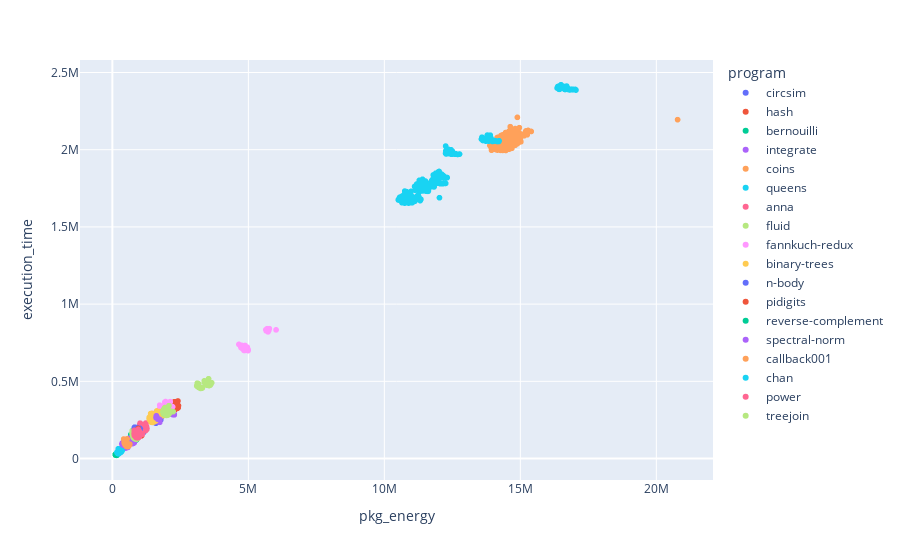

Notebook code cell kept with this figure:
### Code cell
x, y = 'pkg_energy', 'execution_time'

fig = px.scatter(df, x=x, y=y, color='program')
fig.show()

corr, pvalue = stats.spearmanr(df[x], df[y])
print(f'{corr:.4f} (p = {pvalue:.4f})')

### Figure 1 — Plotly figure (JSON) as saved in the notebook; plotly's stock layout.template omitted (floating-point values rounded to 4 significant figures; data arrays with more than 128 entries replaced by an {"elided": "..."} marker saying what was removed)
{"data": [{"hovertemplate": "program=circsim<br>pkg_energy=%{x}<br>execution_time=%{y}<extra></extra>", "legendgroup": "circsim", "marker": {"color": "#636efa", "symbol": "circle"}, "mode": "markers", "name": "circsim", "showlegend": true, "type": "scattergl", "x": {"elided": "1080 int values"}, "xaxis": "x", "y": {"elided": "1080 float values"}, "yaxis": "y"}, {"hovertemplate": "program=hash<br>pkg_energy=%{x}<br>execution_time=%{y}<extra></extra>", "legendgroup": "hash", "marker": {"color": "#EF553B", "symbol": "circle"}, "mode": "markers", "name": "hash", "showlegend": true, "type": "scattergl", "x": {"elided": "1080 int values"}, "xaxis": "x", "y": {"elided": "1080 float values"}, "yaxis": "y"}, {"hovertemplate": "program=bernouilli<br>pkg_energy=%{x}<br>execution_time=%{y}<extra></extra>", "legendgroup": "bernouilli", "marker": {"color": "#00cc96", "symbol": "circle"}, "mode": "markers", "name": "bernouilli", "showlegend": true, "type": "scattergl", "x": {"elided": "1080 int values"}, "xaxis": "x", "y": {"elided": "1080 float values"}, "yaxis": "y"}, {"hovertemplate": "program=integrate<br>pkg_energy=%{x}<br>execution_time=%{y}<extra></extra>", "legendgroup": "integrate", "marker": {"color": "#ab63fa", "symbol": "circle"}, "mode": "markers", "name": "integrate", "showlegend": true, "type": "scattergl", "x": {"elided": "1080 int values"}, "xaxis": "x", "y": {"elided": "1080 float values"}, "yaxis": "y"}, {"hovertemplate": "program=coins<br>pkg_energy=%{x}<br>execution_time=%{y}<extra></extra>", "legendgroup": "coins", "marker": {"color": "#FFA15A", "symbol": "circle"}, "mode": "markers", "name": "coins", "showlegend": true, "type": "scattergl", "x": {"elided": "1080 int values"}, "xaxis": "x", "y": {"elided": "1080 float values"}, "yaxis": "y"}, {"hovertemplate": "program=queens<br>pkg_energy=%{x}<br>execution_time=%{y}<extra></extra>", "legendgroup": "queens", "marker": {"color": "#19d3f3", "symbol": "circle"}, "mode": "markers", "name": "queens", "showlegend": true, "type": "scattergl", "x": {"elided": "1080 int values"}, "xaxis": "x", "y": {"elided": "1080 float values"}, "yaxis": "y"}, {"hovertemplate": "program=anna<br>pkg_energy=%{x}<br>execution_time=%{y}<extra></extra>", "legendgroup": "anna", "marker": {"color": "#FF6692", "symbol": "circle"}, "mode": "markers", "name": "anna", "showlegend": true, "type": "scattergl", "x": {"elided": "1080 int values"}, "xaxis": "x", "y": {"elided": "1080 float values"}, "yaxis": "y"}, {"hovertemplate": "program=fluid<br>pkg_energy=%{x}<br>execution_time=%{y}<extra></extra>", "legendgroup": "fluid", "marker": {"color": "#B6E880", "symbol": "circle"}, "mode": "markers", "name": "fluid", "showlegend": true, "type": "scattergl", "x": {"elided": "1080 int values"}, "xaxis": "x", "y": {"elided": "1080 float values"}, "yaxis": "y"}, {"hovertemplate": "program=fannkuch-redux<br>pkg_energy=%{x}<br>execution_time=%{y}<extra></extra>", "legendgroup": "fannkuch-redux", "marker": {"color": "#FF97FF", "symbol": "circle"}, "mode": "markers", "name": "fannkuch-redux", "showlegend": true, "type": "scattergl", "x": {"elided": "1080 int values"}, "xaxis": "x", "y": {"elided": "1080 float values"}, "yaxis": "y"}, {"hovertemplate": "program=binary-trees<br>pkg_energy=%{x}<br>execution_time=%{y}<extra></extra>", "legendgroup": "binary-trees", "marker": {"color": "#FECB52", "symbol": "circle"}, "mode": "markers", "name": "binary-trees", "showlegend": true, "type": "scattergl", "x": {"elided": "1080 int values"}, "xaxis": "x", "y": {"elided": "1080 float values"}, "yaxis": "y"}, {"hovertemplate": "program=n-body<br>pkg_energy=%{x}<br>execution_time=%{y}<extra></extra>", "legendgroup": "n-body", "marker": {"color": "#636efa", "symbol": "circle"}, "mode": "markers", "name": "n-body", "showlegend": true, "type": "scattergl", "x": {"elided": "1080 int values"}, "xaxis": "x", "y": {"elided": "1080 float values"}, "yaxis": "y"}, {"hovertemplate": "program=pidigits<br>pkg_energy=%{x}<br>execution_time=%{y}<extra></extra>", "legendgroup": "pidigits", "marker": {"color": "#EF553B", "symbol": "circle"}, "mode": "markers", "name": "pidigits", "showlegend": true, "type": "scattergl", "x": {"elided": "1080 int values"}, "xaxis": "x", "y": {"elided": "1080 float values"}, "yaxis": "y"}, {"hovertemplate": "program=reverse-complement<br>pkg_energy=%{x}<br>execution_time=%{y}<extra></extra>", "legendgroup": "reverse-complement", "marker": {"color": "#00cc96", "symbol": "circle"}, "mode": "markers", "name": "reverse-complement", "showlegend": true, "type": "scattergl", "x": {"elided": "1080 int values"}, "xaxis": "x", "y": {"elided": "1080 float values"}, "yaxis": "y"}, {"hovertemplate": "program=spectral-norm<br>pkg_energy=%{x}<br>execution_time=%{y}<extra></extra>", "legendgroup": "spectral-norm", "marker": {"color": "#ab63fa", "symbol": "circle"}, "mode": "markers", "name": "spectral-norm", "showlegend": true, "type": "scattergl", "x": {"elided": "1080 int values"}, "xaxis": "x", "y": {"elided": "1080 float values"}, "yaxis": "y"}, {"hovertemplate": "program=callback001<br>pkg_energy=%{x}<br>execution_time=%{y}<extra></extra>", "legendgroup": "callback001", "marker": {"color": "#FFA15A", "symbol": "circle"}, "mode": "markers", "name": "callback001", "showlegend": true, "type": "scattergl", "x": {"elided": "1080 int values"}, "xaxis": "x", "y": {"elided": "1080 float values"}, "yaxis": "y"}, {"hovertemplate": "program=chan<br>pkg_energy=%{x}<br>execution_time=%{y}<extra></extra>", "legendgroup": "chan", "marker": {"color": "#19d3f3", "symbol": "circle"}, "mode": "markers", "name": "chan", "showlegend": true, "type": "scattergl", "x": {"elided": "1080 int values"}, "xaxis": "x", "y": {"elided": "1080 float values"}, "yaxis": "y"}, {"hovertemplate": "program=power<br>pkg_energy=%{x}<br>execution_time=%{y}<extra></extra>", "legendgroup": "power", "marker": {"color": "#FF6692", "symbol": "circle"}, "mode": "markers", "name": "power", "showlegend": true, "type": "scattergl", "x": {"elided": "1080 int values"}, "xaxis": "x", "y": {"elided": "1080 float values"}, "yaxis": "y"}, {"hovertemplate": "program=treejoin<br>pkg_energy=%{x}<br>execution_time=%{y}<extra></extra>", "legendgroup": "treejoin", "marker": {"color": "#B6E880", "symbol": "circle"}, "mode": "markers", "name": "treejoin", "showlegend": true, "type": "scattergl", "x": {"elided": "1080 int values"}, "xaxis": "x", "y": {"elided": "1080 float values"}, "yaxis": "y"}], "layout": {"legend": {"title": {"text": "program"}, "tracegroupgap": 0}, "margin": {"t": 60}, "xaxis": {"anchor": "y", "domain": [0, 1], "title": {"text": "pkg_energy"}}, "yaxis": {"anchor": "x", "domain": [0, 1], "title": {"text": "execution_time"}}}}
